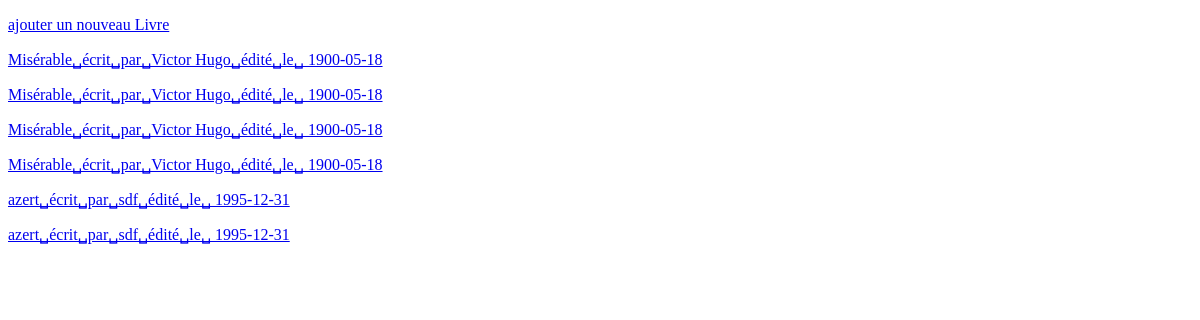
Before: /bibliotheque/ with the older database file.
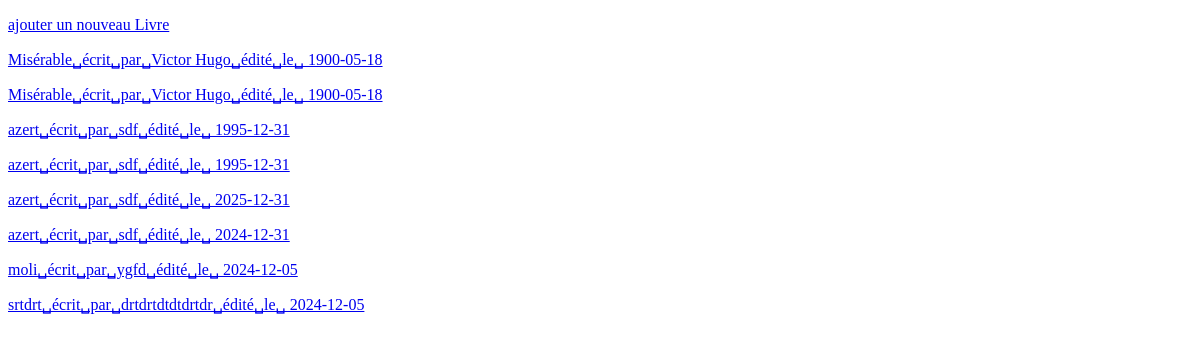
After: the same page with the newer database file.
### bibliotheque/models.py (models this page shows)
class Livre(models.Model): #déclare la classe Livre héritant de la classe Model, classe de base des modèles
    titre = models.CharField(max_length=100) # défini un champs de type texte de 100 caractères maximum
    auteur = models.CharField(max_length = 100)
    date_parution = models.DateField(blank=True, null = True) # champs de type date, pouvant être null ou ne pas être rempli
    nombre_pages = models.IntegerField(blank=False) # champs de type entier devant être obligatoirement rempli
    resume = models.TextField(null = True, blank = True) # champs de type text long
    def __str__(self):
        chaine = f"{self.titre}␣écrit␣par␣{self.auteur}␣édité␣le␣ {self.date_parution}"
        return chaine

### bibliotheque/views.py (the view)
# urls.py: path("", views.index),
def index(request):
    liste = list(models.Livre.objects.all())
    return render(request, "bibliotheque/index.html", {"liste": liste})

### bibliotheque/templates/bibliotheque/index.html (shortened to what this page needs)
<!DOCTYPE html>
<html lang="fr">
<head>
</head>
<body>
<p><a href="/bibliotheque/ajout/">ajouter un nouveau Livre</a></p>
{% for Livre in liste %}
    <p><a href="/bibliotheque/affiche/{{ Livre.id }}/">{{ Livre }}</a></p>
{% endfor %}
</body>
</html>

Changed rows visible on the page:
removed Livre: titre+auteur+date_parution "Misérable␣écrit␣par␣Victor Hugo␣édité␣le␣ 1900-05-18"
removed Livre: titre+auteur+date_parution "Misérable␣écrit␣par␣Victor Hugo␣édité␣le␣ 1900-05-18"
added Livre: titre+auteur+date_parution "azert␣écrit␣par␣sdf␣édité␣le␣ 2025-12-31"
added Livre: titre+auteur+date_parution "azert␣écrit␣par␣sdf␣édité␣le␣ 2024-12-31"
added Livre: titre+auteur+date_parution "moli␣écrit␣par␣ygfd␣édité␣le␣ 2024-12-05"
added Livre: titre+auteur+date_parution "srtdrt␣écrit␣par␣drtdrtdtdtdrtdr␣édité␣le␣ 2024-12-05"
